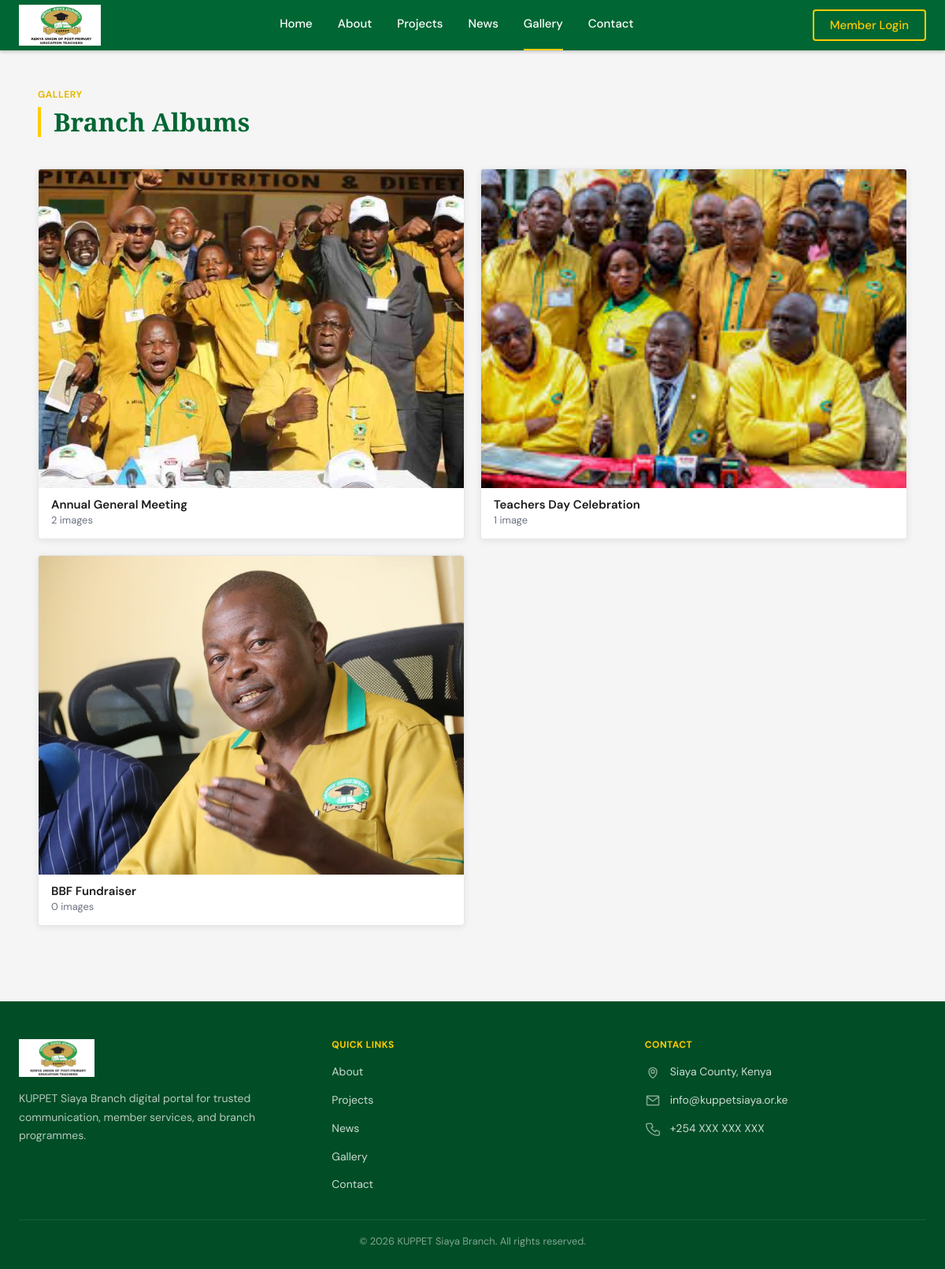
Page /gallery/ on the committed database.
### core/models.py (models this page shows, shortened)
class GalleryAlbum(models.Model):
    title = models.CharField(max_length=200)
    slug = models.SlugField(unique=True, max_length=200)
    description = models.TextField(blank=True)
    cover_image = models.ImageField(upload_to='gallery_covers/', blank=True, null=True)

### core/views.py (the view)
# urls.py: path('gallery/', views.gallery, name='gallery'),
def gallery(request):
    albums = GalleryAlbum.objects.prefetch_related("images").all()
    context = {
        "albums": albums,
        "placeholder_albums": [] if albums else PLACEHOLDER_ALBUMS,
    }
    return render(request, "core/gallery.html", context)

### templates/core/gallery.html (shortened to what this page needs)
{% extends 'base.html' %}
{% block content %}
<section class="section-shell section-shell--tight">
    <div class="page-shell">
        <div class="section-heading">
            <span class="section-heading__eyebrow">Gallery</span>
            <h1 class="section-heading__title">Branch Albums</h1>
        </div>
        {% if albums %}
            <div class="album-grid">
                {% for album in albums %}
                    <article class="album-card">
                        <a href="{% if album.slug %}{% url 'gallery_album' album.slug %}{% else %}{% url 'gallery' %}{% endif %}" class="album-card__cover" aria-label="View {{ album.title }} album">
                            {% if album.cover_image %}
                                <img src="{{ album.cover_image.url }}" alt="{{ album.title }}">
                            {% elif album.images.first %}
                                <img src="{{ album.images.first.image.url }}" alt="{{ album.title }}">
                            {% else %}
                                <div class="album-card__placeholder">Album</div>
                            {% endif %}
                        </a>
                        <div class="album-card__body">
                            <h3 class="album-card__title">{{ album.title }}</h3>
                            <p class="album-card__meta">{{ album.images.count }} image{{ album.images.count|pluralize }}</p>
                        </div>
                    </article>
                {% endfor %}
            </div>
        {% endif %}
    </div>
</section>
{% endblock %}

### theme/static/css/styles.css (style rules this page uses)
html, :host { line-height: 1.5; -webkit-text-size-adjust: 100%; -moz-tab-size: 4; -o-tab-size: 4; tab-size: 4; font-family: ui-sans-serif, system-ui, sans-serif, "Apple Color Emoji", "Segoe UI Emoji", "Segoe UI Symbol", "Noto Color Emoji"; font-feature-settings: normal; font-variation-settings: normal; -webkit-tap-highlight-color: transparent; }
body { margin: 0; line-height: inherit; }
h1, h2, h3, h4, h5, h6 { font-size: inherit; font-weight: inherit; }
a { color: inherit; text-decoration: inherit; }
blockquote, dl, dd, h1, h2, h3, h4, h5, h6, hr, figure, p, pre { margin: 0; }
img, svg, video, canvas, audio, iframe, embed, object { display: block; vertical-align: middle; }
img, video { max-width: 100%; height: auto; }
:root { --green-primary: #006633; --green-dark: #004d26; --green-light: #e6f2ec; --yellow-primary: #ffcc00; --yellow-dark: #e6b800; --white: #ffffff; --dark: #1a1a1a; --gray-100: #f5f5f5; --gray-200: #e5e5e5; --gray-500: #6b7280; --gray-700: #374151; --shadow-card: 0 2px 8px rgba(0, 0, 0, 0.08); --shadow-hover: 0 6px 20px rgba(0, 102, 51, 0.15); --radius: 4px; --transition: all 0.2s ease; }
html { scroll-behavior: smooth; }
body { margin: 0px; -webkit-font-smoothing: antialiased; -moz-osx-font-smoothing: grayscale; background: var(--gray-100); font-family: "DM Sans", sans-serif; line-height: 1.7; color: var(--gray-700); }
h1, h2, h3, h4, h5, h6 { margin: 0; color: var(--green-primary); font-family: "Playfair Display", serif; line-height: 1.2; }
h3, h4, h5, h6 { font-family: "DM Sans", sans-serif; color: var(--dark); }
p { margin: 0; }
a { transition: var(--transition); }
img { display: block; }
.page-shell { margin-left: auto; margin-right: auto; width: 100%; padding-left: 1.5rem; padding-right: 1.5rem; max-width: 1200px; }
.section-shell { padding-left: 1.5rem; padding-right: 1.5rem; padding-top: 4rem; padding-bottom: 4rem; }
.section-shell--tight { padding-left: 1.5rem; padding-right: 1.5rem; padding-top: 3rem; padding-bottom: 3rem; }
.section-heading { margin-bottom: 2.5rem; }
.section-heading__eyebrow { margin-bottom: 0.5rem; display: block; font-size: 0.75rem; line-height: 1rem; font-weight: 700; text-transform: uppercase; color: var(--yellow-dark); letter-spacing: 0.04em; }
.section-heading__title { border-left-width: 4px; padding-left: 1rem; font-weight: 700; border-color: var(--yellow-primary); color: var(--green-primary); font-size: 2rem; }
.album-grid { display: grid; gap: 1.25rem; }
@media (min-width: 768px) { .album-grid { grid-template-columns: repeat(2, minmax(0, 1fr)); } }
.album-card { overflow: hidden; border-width: 1px; --tw-bg-opacity: 1; background-color: rgb(255 255 255 / var(--tw-bg-opacity, 1)); text-decoration-line: none; border-radius: var(--radius); box-shadow: var(--shadow-card); }
.album-card__cover { position: relative; display: block; overflow: hidden; }
.album-card__cover img, .album-card__placeholder { aspect-ratio: 4 / 3; width: 100%; -o-object-fit: cover; object-fit: cover; transition: transform 0.3s ease; }
.album-card__body { padding-left: 1rem; padding-right: 1rem; padding-top: 0.75rem; padding-bottom: 0.75rem; }
.album-card__title { font-weight: 600; color: var(--dark); font-size: 0.9375rem; }
.album-card__meta { font-size: 0.8rem; color: var(--gray-500); }

### rows in the picture
GalleryAlbum: cover_image (picture), title "Annual General Meeting", images.count "2"
GalleryAlbum: cover_image (picture), title "Teachers Day Celebration", images.count "1"
GalleryAlbum: cover_image (picture), title "BBF Fundraiser", images.count "0"
